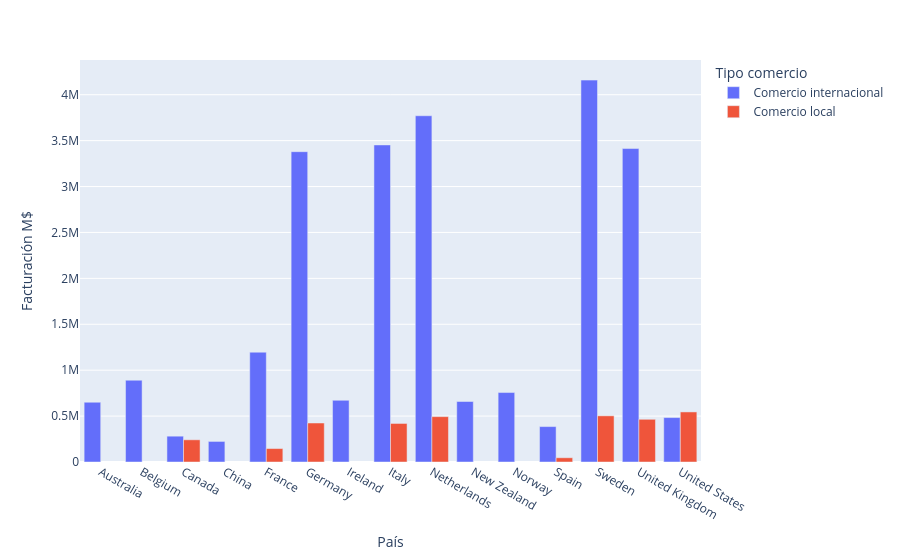

The notebook cell saved with this chart:
### Code cell
fig = px.bar(
    data_frame=mercato_companies_melt,
    x='company_country',
    y='Pais',
    color='Tipo comercio', #agrega un color según el valor de Tipo
    barmode='group' # agrupa las columnas
)
fig.update_xaxes(title='País')
fig.update_yaxes(title='Facturación M$')

### Figure 1 — Plotly figure (JSON) as saved in the notebook; plotly's stock layout.template omitted (floating-point values rounded to 4 significant figures)
{"data": [{"alignmentgroup": "True", "hovertemplate": "Tipo comercio=Comercio internacional<br>company_country=%{x}<br>Pais=%{y}<extra></extra>", "legendgroup": "Comercio internacional", "marker": {"color": "#636efa", "pattern": {"shape": ""}}, "name": "Comercio internacional", "offsetgroup": "Comercio internacional", "orientation": "v", "showlegend": true, "textposition": "auto", "type": "bar", "x": ["Australia", "Belgium", "Canada", "China", "France", "Germany", "Ireland", "Italy", "Netherlands", "New Zealand", "Norway", "Spain", "Sweden", "United Kingdom", "United States"], "xaxis": "x", "y": [651000.0, 890700.0, 281200.0, 224000.0, 1196000.0, 3380000.0, 672000.0, 3453000.0, 3771000.0, 658800.0, 756400.0, 385800.0, 4159000.0, 3414000.0, 483900.0], "yaxis": "y"}, {"alignmentgroup": "True", "hovertemplate": "Tipo comercio=Comercio local<br>company_country=%{x}<br>Pais=%{y}<extra></extra>", "legendgroup": "Comercio local", "marker": {"color": "#EF553B", "pattern": {"shape": ""}}, "name": "Comercio local", "offsetgroup": "Comercio local", "orientation": "v", "showlegend": true, "textposition": "auto", "type": "bar", "x": ["Australia", "Belgium", "Canada", "China", "France", "Germany", "Ireland", "Italy", "Netherlands", "New Zealand", "Norway", "Spain", "Sweden", "United Kingdom", "United States"], "xaxis": "x", "y": [NaN, NaN, 241800.0, NaN, 146600.0, 424700.0, NaN, 419700.0, 494100.0, NaN, NaN, 46210.0, 502900.0, 465100.0, 545300.0], "yaxis": "y"}], "layout": {"barmode": "group", "legend": {"title": {"text": "Tipo comercio"}, "tracegroupgap": 0}, "margin": {"t": 60}, "xaxis": {"anchor": "y", "domain": [0, 1], "title": {"text": "País"}}, "yaxis": {"anchor": "x", "domain": [0, 1], "title": {"text": "Facturación M$"}}}}
